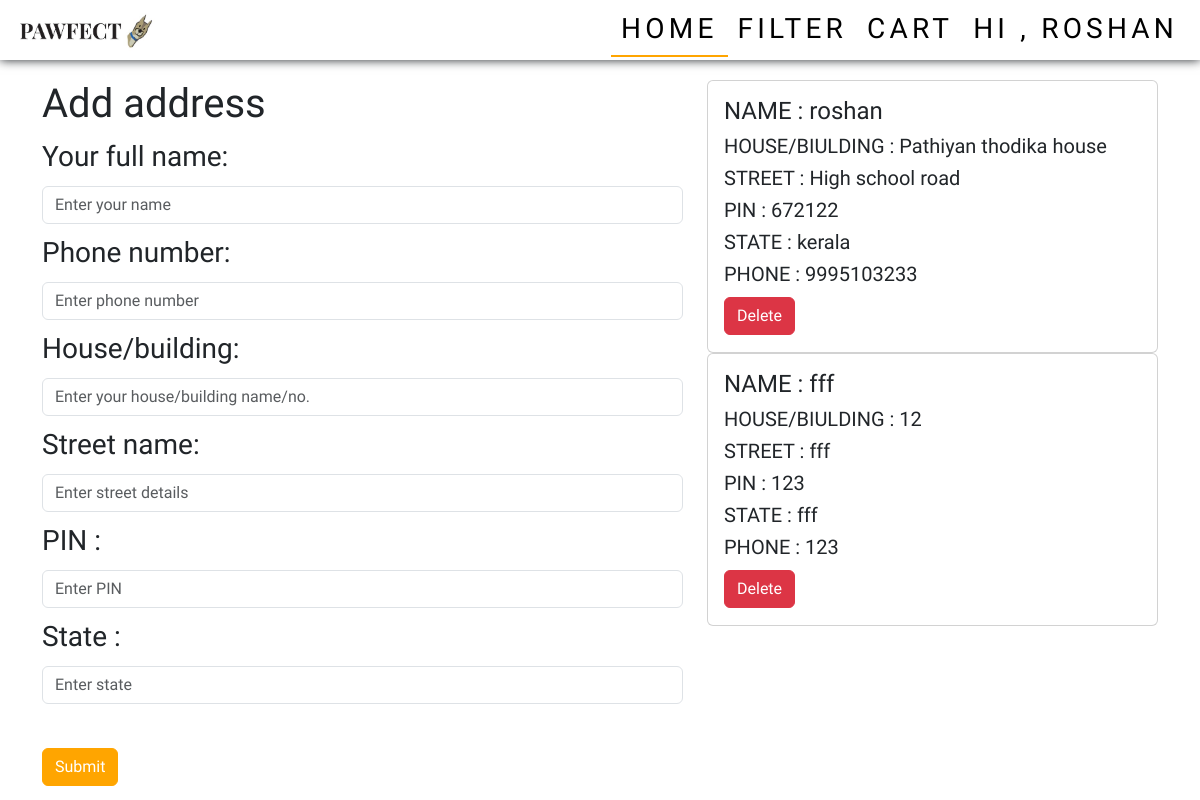
Screenshot of /address (signed in) with the database file from the repository.
### app/models.py (models this page shows)
class Address(models.Model):
    user=models.ForeignKey(User,on_delete=models.CASCADE)
    name=models.TextField()
    phn=models.IntegerField()
    house=models.TextField()
    street=models.TextField()
    pin=models.IntegerField()
    state=models.TextField()

### app/views.py (the view)
# urls.py: path('address',views.address),
def address(req):
    if 'user' in req.session:
        pet=Pet.objects.all()
        cat=Category.objects.all()
        user=User.objects.get(username=req.session['user'])
        data=Address.objects.filter(user=user)
        if req.method=='POST':
            user=User.objects.get(username=req.session['user'])
            name=req.POST['name']
            phn=req.POST['phn']
            house=req.POST['house']
            street=req.POST['street']
            pin=req.POST['pin']
            state=req.POST['state']
            data=Address.objects.create(user=user,name=name,phn=phn,house=house,street=street,pin=pin,state=state)
            data.save()
            return redirect(address)
        else:
            return render(req,"user/addAddress.html",{'data':data,'pet':pet,'cat':cat})
    else:
        return redirect(shop_login)

### templates/user/addAddress.html (shortened to what this page needs)
<!DOCTYPE html>
<html lang="en">
<head>
  {% load static %}
    <link href="https://cdn.jsdelivr.net/npm/bootstrap@5.3.3/dist/css/bootstrap.min.css" rel="stylesheet">
    <link rel="stylesheet" href="{% static 'css/style.css' %}">
    <link rel="stylesheet" href="{% static 'css/userHome.css' %}">
</head>
<body>
  <nav class="navbar navbar-expand-sm  fixed-top">
    <div class="container-fluid">
      <a class="navbar-brand" href="../user_home"><img src="{% static 'images/pawfectlogo.jpg'%}" alt="" width="150px"></a>
      <div class="collapse navbar-collapse justify-content-end" id="collapsibleNavbar">
        <ul class="navbar-nav">
          <li class="nav-item">
            <a class="nav-link active" href="../user_home">Home</a>
          </li>
          <li class="nav-item dropdown petDrop">
            <a class="nav-link " href="#" role="button" data-bs-toggle="dropdown">FILTER</a>
          </li>
          <li class="nav-item">
            <a class="nav-link" href="viewCart">CART</a>
          </li>
          <li class="nav-item dropdown userDrop">
            <a class="nav-link " href="#" role="button" data-bs-toggle="dropdown">hi , {{user.first_name}}</a>
          </li>
        </ul>
      </div>
    </div>
  </nav>
  <div class="container address">
    <div class="row">
      <div class="col-lg-7">
        <h1>Add address </h1>
        <form action="" method="post" enctype="multipart/form-data">
          <div class="mb-2">
            <label for="name" class="form-label">Your full name:</label>
            <input type="text" class="form-control" placeholder="Enter your name" name="name">
          </div>
          <div class="mb-2">
            <label for="phn" class="form-label">Phone number:</label>
            <input type="number" class="form-control" placeholder="Enter phone number" name="phn">
          </div>
          <div class="mb-2">
            <label for="house" class="form-label">House/building:</label>
            <input type="text" class="form-control" name="house" id="" placeholder="Enter your house/building name/no.">
          </div>
          <div class="mb-2">
            <label for="street" class="form-label">Street name:</label>
            <input type="text" class="form-control" placeholder="Enter street details" name="street">
          </div>
          <div class="mb-2">
              <label for="pin" class="form-label">PIN :</label>
              <input type="number" class="form-control" placeholder="Enter PIN" name="pin">
          </div>
          <div class="mb-2">
              <label for="state" class="form-label">State :</label>
              <input type="text" class="form-control" placeholder="Enter state" name="state">
          </div>
          <div class="form-check mb-2">
          </div>
          <div>
            <button type="submit" class="btn btn1">Submit</button>
          </div>
        </form>
      </div>
      <div class="col-lg-5">
        {% for i in data %}
        <div class="card">
          <div class="card-body">
              <h4 class="card-title"> NAME : {{i.name}}</h4>
              <h5 class="card-text"> HOUSE/BIULDING : {{i.house}}</h5>
              <h5 class="card-text">STREET : {{i.street}}</h5>
              <h5 class="card-text">PIN : {{i.pin}}</h5>
              <h5 class="card-text">STATE : {{i.state}}</h5>
              <h5 class="card-text">PHONE : {{i.phn}}</h5>
              <a href="delete_address/{{i.pk}}" class="btn btn-danger">Delete</a>
          </div>
        </div>
        {% endfor %}
      </div>
    </div>
  </div>
</body>
</html>

### static/css/style.css (style rules this page uses)
body { margin-top: 60px; font-family: 'Cute Font'; font-size: 28px; }
.navbar { background-color: rgb(255, 255, 255); box-shadow: 0 0 10px ; height: 60px; }
.nav-link { color: rgb(0, 0, 0); padding: 5px 10px !important; text-transform: uppercase; letter-spacing: 0.15em; display: inline-block; position: relative; }
.active { color: black; border-bottom: 2px solid orange; }
.container { padding-top: 20px; }
.os .btn,.address .btn1,.addressForm .btn { border-color: orange; color: orange; }
.os .btn,.address .btn1 , .addressForm .btn:hover { background-color: orange; color: white; }

### static/css/userHome.css (style rules this page uses)
.container { margin-top: 20px; }
.petDrop { position: static !important; }

### rows the page displays
Address: name "roshan", house "Pathiyan thodika house", street "High school road", pin "672122", state "kerala", phn "9995103233"
Address: name "fff", house "12", street "fff", pin "123", state "fff", phn "123"

### other values shown
{{ user.first_name }} "ROSHAN"
